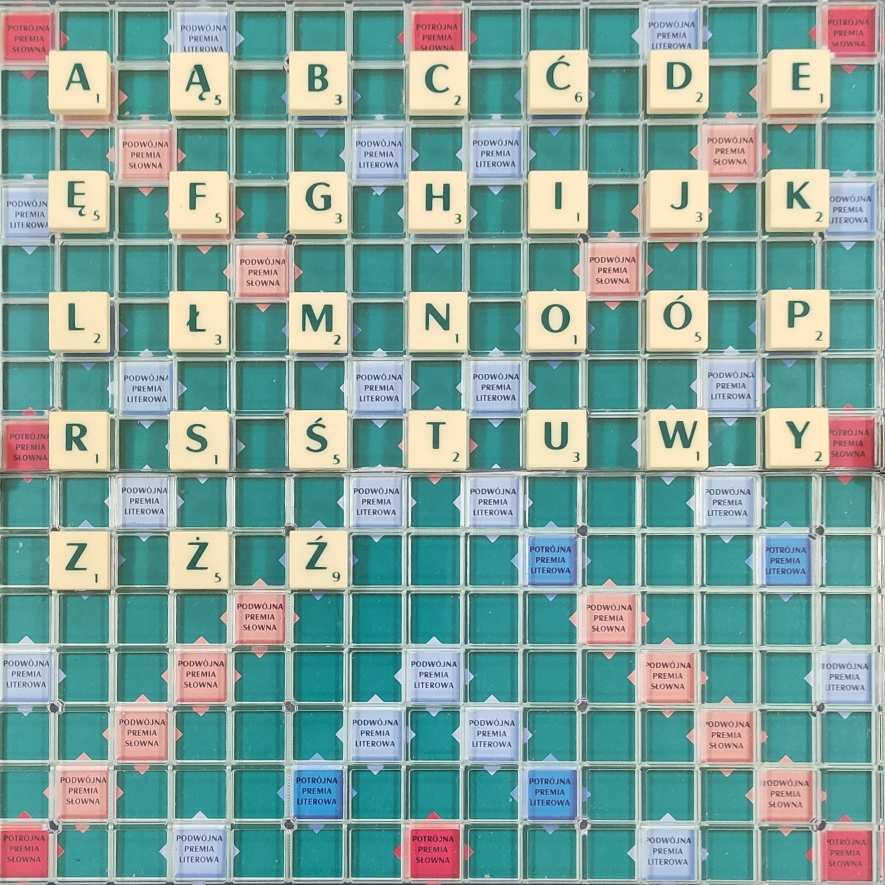
#> input picture resources/green_boards/extracted/001.jpg, 1770 x 1770 px, found by its file name (shown at 1/2 size); its folder holds only this picture in this run
$ python ocr_test.py
#> lines starting #> are read from the running program, lines starting #| are printed output that depends on the picture; after the words box and inside, x2 and y2 are one past the last pixel; in counts of white or black regions, pixels touching at a corner belong together
### backend/python_scripts/scrabble_image_processing/lib/utils/cv_methods.py
import cv2 as cv

red = (0, 0, 255)
green = (0, 255, 0)
blue = (255, 0, 0)


# [5 lines left out: function resize, not called in this run]


def load_image(path):
    image = cv.imread(path)
#> image is the input picture: shape (1770, 1770, 3); mean B, G, R 156.9, 162.6, 129.2
    assert image is not None, "Photo is null!"
    return image


def save_image(path, image):
    assert image is not None, "Photo is null!"
    cv.imwrite(path, image)


# [9 lines left out: function print_image, not called in this run]

### backend/python_scripts/scrabble_image_processing/lib/letters_recognizing/LettersRecognizer.py
import cv2 as cv
import numpy as np
from easyocr import easyocr
# from pytesseract import pytesseract

from .letters_mask_creator import get_letters_mask
from ..utils import print_image, draw_scrabble_grid_on_board, draw_grid_and_letters_on_board


# [14 lines left out: functions _preprocess, _get_best_result, not called in this run]


class LettersRecognizer:
    def __init__(self, board, allow_letters="ABCDEFGHIJKLMNOPQRSTUVWXYZ", lang="en"):
#> called with allow_letters = 'ABCDEFGHIJKLMNOPQRSTUVWXYZ', lang = 'en'
        self._allow_letters = allow_letters
#> self._allow_letters = 'ABCDEFGHIJKLMNOPQRSTUVWXYZ'
        self._debug = False
        self._board = board
        self._letters_mask = get_letters_mask(board.copy(), self._debug)
        self._letters = None
        self._confs = None
        self._lang = lang
        self.reader = easyocr.Reader(["pl"], gpu=False)

    def set_debug(self, debug):
        self._debug = debug
        return self

    def get_letters(self):
        return self._letters

    def get_confidences(self):
        return self._confs

    def get_letters_mask(self):
        return self._letters_mask

    # [17 lines of commented-out code are left out]

    # [35 lines left out: functions recognize_letter_easyocr, recognize, not called in this run]

### backend/python_scripts/scrabble_image_processing/lib/letters_recognizing/letters_mask_creator.py
import cv2 as cv
import numpy as np

from ..utils import draw_scrabble_grid_on_board, print_image


def _count_black_pixels(image, threshold=20):
    count = 0
    for row in image:
        for pixel in row:
            if pixel < threshold:
                count += 1
    return count


def _percent_of_black_on_field(image):
    black_count = _count_black_pixels(image)
    field_size = image.shape[0] * image.shape[1]
    return (black_count / field_size) * 100


def _map_to_boolean(confidence):
    return confidence > 6


def _preprocess_image(image):
    image = cv.cvtColor(image, cv.COLOR_BGR2GRAY)
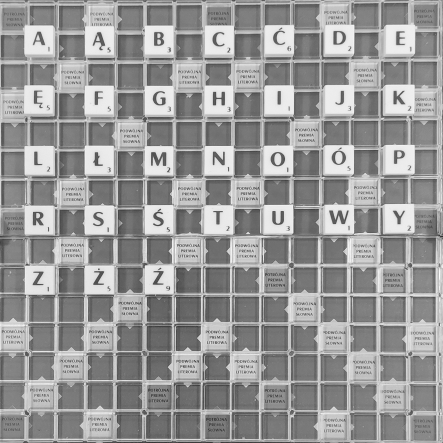
#> image: shape (1770, 1770) (shown at 1/4 size); min 15, max 254, mean 151.9
    image = cv.bilateralFilter(image, 25, 80, 80)
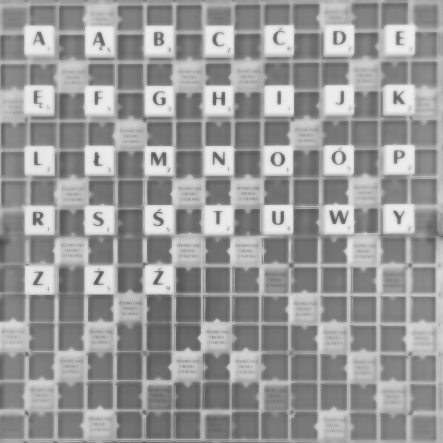
#> image: shape (1770, 1770) (shown at 1/4 size); min 72, max 239, mean 152.2
    image = cv.adaptiveThreshold(image, 255, cv.ADAPTIVE_THRESH_MEAN_C, cv.THRESH_BINARY, 31, 20)
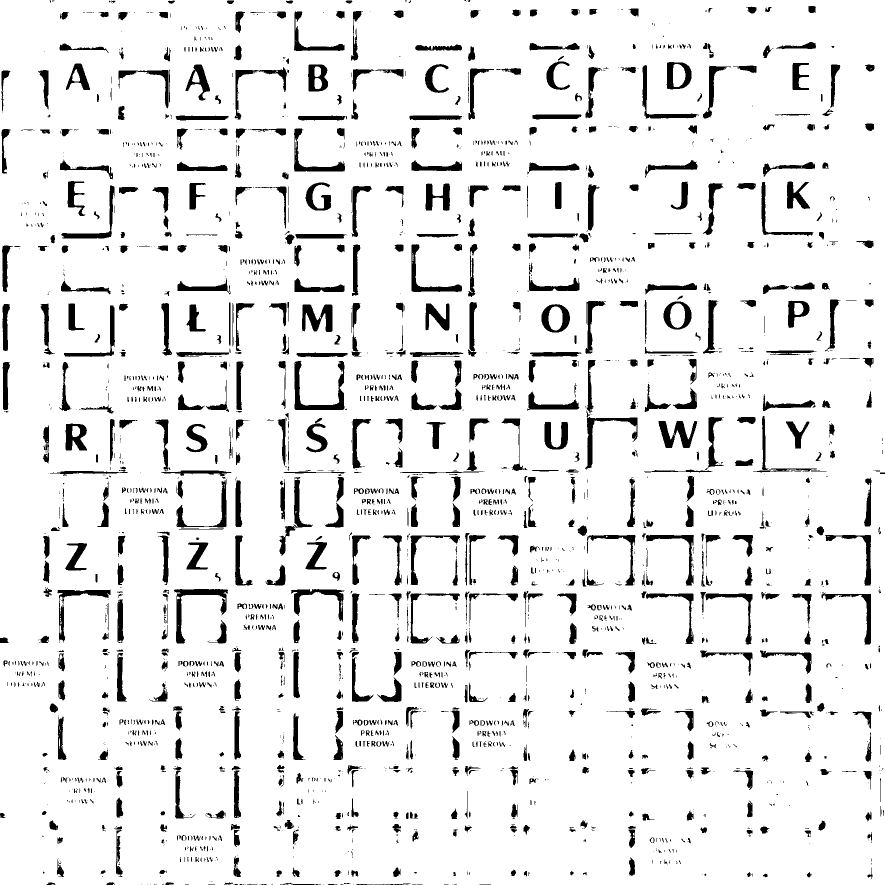
#> image: shape (1770, 1770) (shown at 1/2 size); 91.4% white; 2447 black regions (1324 under 20 px), largest, box (x1, y1, x2, y2) and area: (589, 722, 689, 820) 2692, (348, 1178, 456, 1287) 2525, (604, 609, 665, 664) 2036
    image = cv.dilate(image, np.ones((3, 3), np.uint8))
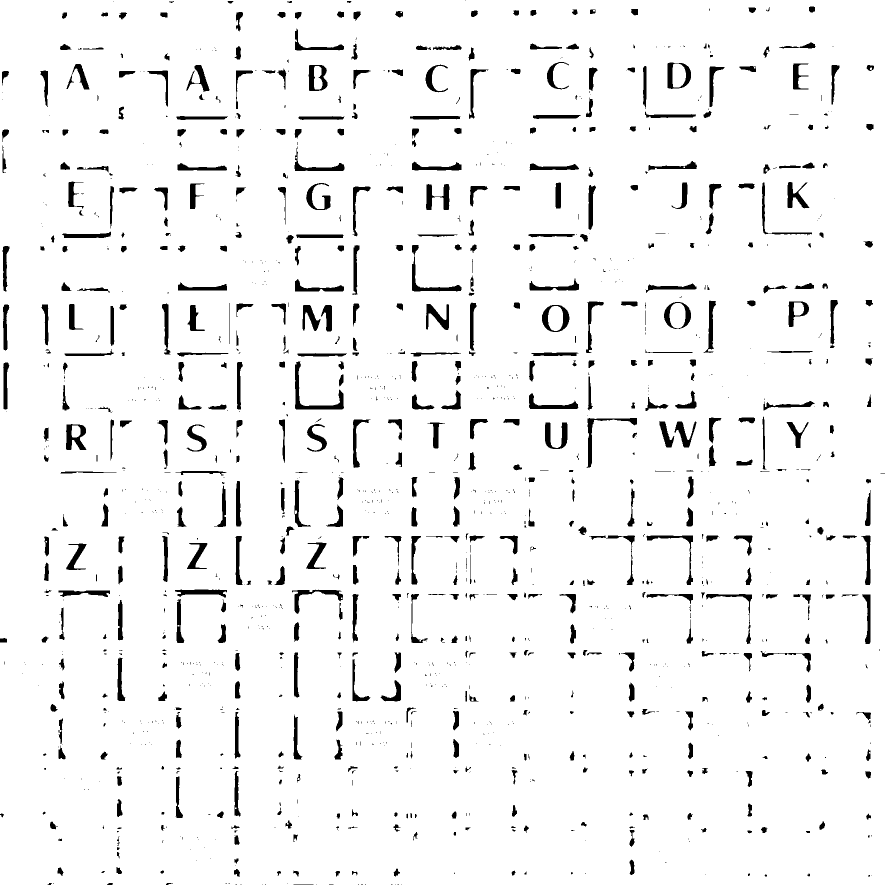
#> image: shape (1770, 1770) (shown at 1/2 size); 95% white; 1367 black regions (748 under 20 px), largest, box (x1, y1, x2, y2) and area: (590, 723, 688, 819) 1755, (824, 490, 923, 583) 1344, (1173, 836, 1274, 936) 1269
    return image


def _check_fields_for_letter(board):
    confidence_matrix = np.zeros((15, 15), float)
    for x in range(0, 15):
        for y in range(0, 15):
            field = board.get_field(x, y, field_margin=-board.field_size // 4)
            confidence_matrix[x, y] = _percent_of_black_on_field(field)
#> this loop made 15 passes

    return _map_to_boolean(confidence_matrix)


def get_letters_mask(board, debug=False):
    board.image = _preprocess_image(board.image)
    if debug: print_image('1. Preprocessed image with grid', draw_scrabble_grid_on_board(board))

    mask = _check_fields_for_letter(board)
    if debug: print_image('2. Found letters', draw_scrabble_grid_on_board(board, mask))

    return mask

### backend/python_scripts/scrabble_image_processing/lib/utils/Board.py
class Board:
    def __init__(self, board_image, board_size, margin):
        self.image = board_image
        self.margin = margin
        self.board_size = board_size
        self.field_size = self.board_size // 15

    def copy(self):
        return Board(self.image.copy(), self.board_size, self.margin)

    # [4 lines left out: function get_field_coords, not called in this run]

    def get_field(self, row, column, field_margin=0):
        assert -field_margin < self.field_size // 2, "Minus field margin can not be grater than half of field"

        x = int(self.margin + (self.board_size * (column / 15))) + 1
        y = int(self.margin + (self.board_size * (row / 15))) + 1

        x1 = max(x - field_margin, 0)
        y1 = max(y - field_margin, 0)
        x2 = min(x + self.field_size + field_margin, self.board_size + 2 * self.margin)
        y2 = min(y + self.field_size + field_margin, self.board_size + 2 * self.margin)

        return self.image[y1:y2, x1:x2]

### backend/python_scripts/scrabble_image_processing/tests/ocr_test/ocr_test.py
import os
import time
from matplotlib import pyplot as plt

from scrabble_image_processing.lib import *

letters_template = [
    [' ', ' ', ' ', ' ', ' ', ' ', ' ', ' ', ' ', ' ', ' ', ' ', ' ', ' ', ' ', ],
    [' ', 'A', ' ', 'Ą', ' ', 'B', ' ', 'C', ' ', 'Ć', ' ', 'D', ' ', 'E', ' ', ],
    [' ', ' ', ' ', ' ', ' ', ' ', ' ', ' ', ' ', ' ', ' ', ' ', ' ', ' ', ' ', ],
    [' ', 'Ę', ' ', 'F', ' ', 'G', ' ', 'H', ' ', 'I', ' ', 'J', ' ', 'K', ' ', ],
    [' ', ' ', ' ', ' ', ' ', ' ', ' ', ' ', ' ', ' ', ' ', ' ', ' ', ' ', ' ', ],
    [' ', 'L', ' ', 'Ł', ' ', 'M', ' ', 'N', ' ', 'Ń', ' ', 'O', ' ', 'Ó', ' ', ],
    [' ', ' ', ' ', ' ', ' ', ' ', ' ', ' ', ' ', ' ', ' ', ' ', ' ', ' ', ' ', ],
    [' ', 'p', ' ', 'R', ' ', 'S', ' ', 'Ś', ' ', 'T', ' ', 'U', ' ', 'W', ' ', ],
    [' ', ' ', ' ', ' ', ' ', ' ', ' ', ' ', ' ', ' ', ' ', ' ', ' ', ' ', ' ', ],
    [' ', 'Y', ' ', 'Z', ' ', 'Ż', ' ', 'Ź', ' ', ' ', ' ', ' ', ' ', ' ', ' ', ],
    [' ', ' ', ' ', ' ', ' ', ' ', ' ', ' ', ' ', ' ', ' ', ' ', ' ', ' ', ' ', ],
    [' ', ' ', ' ', ' ', ' ', ' ', ' ', ' ', ' ', ' ', ' ', ' ', ' ', ' ', ' ', ],
    [' ', ' ', ' ', ' ', ' ', ' ', ' ', ' ', ' ', ' ', ' ', ' ', ' ', ' ', ' ', ],
    [' ', ' ', ' ', ' ', ' ', ' ', ' ', ' ', ' ', ' ', ' ', ' ', ' ', ' ', ' ', ],
    [' ', ' ', ' ', ' ', ' ', ' ', ' ', ' ', ' ', ' ', ' ', ' ', ' ', ' ', ' ', ]]

# -------------------------------------------
path = '/home/krist/Downloads/inżynierka/rozpoznawanie zdjęcia/extracted/'
# -------------------------------------------
n = 0
unexpected_letter = 0
unexpected_empty = 0
wrong_letter = 0
correct_empty = 0
correct_letter = 0
correct_mask = 0
processing_times = []
wrong_mask_unexpected_letter = 0
wrong_mask_unexpected_empty = 0


for image_name in os.listdir(path):
    if image_name.endswith(".jpg"):
        board_image = load_image(path + image_name)
        board = Board(board_image, board_image.shape[0], 0)

        start = time.time()
#> (the run stopped early here; a loop or call above may not have finished)
